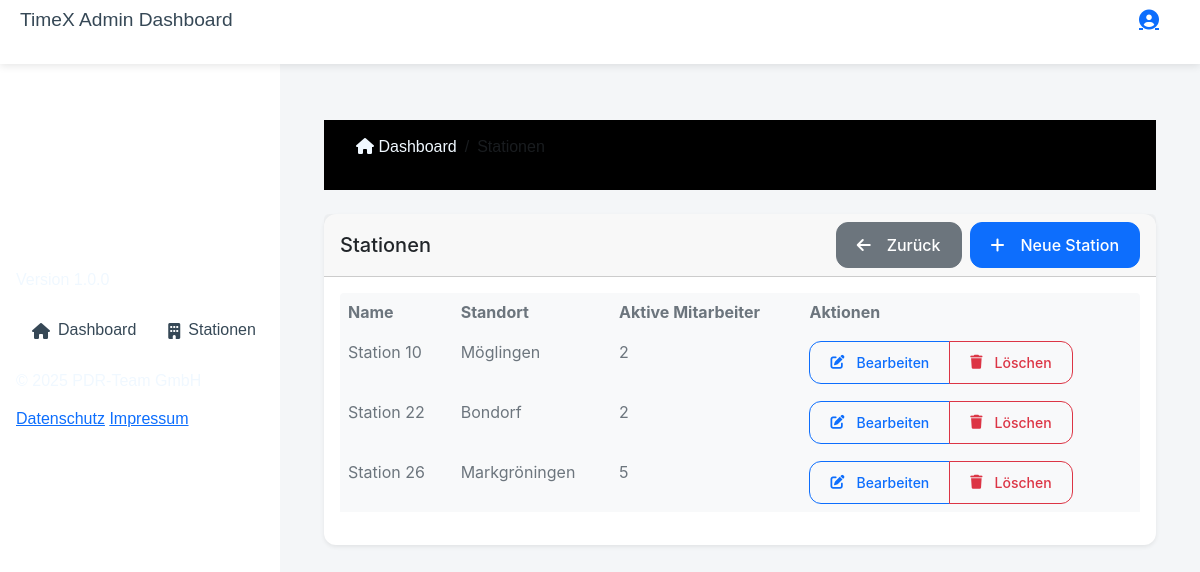
Page /dashboard/admin/stations/ (signed in) on the earlier database version.
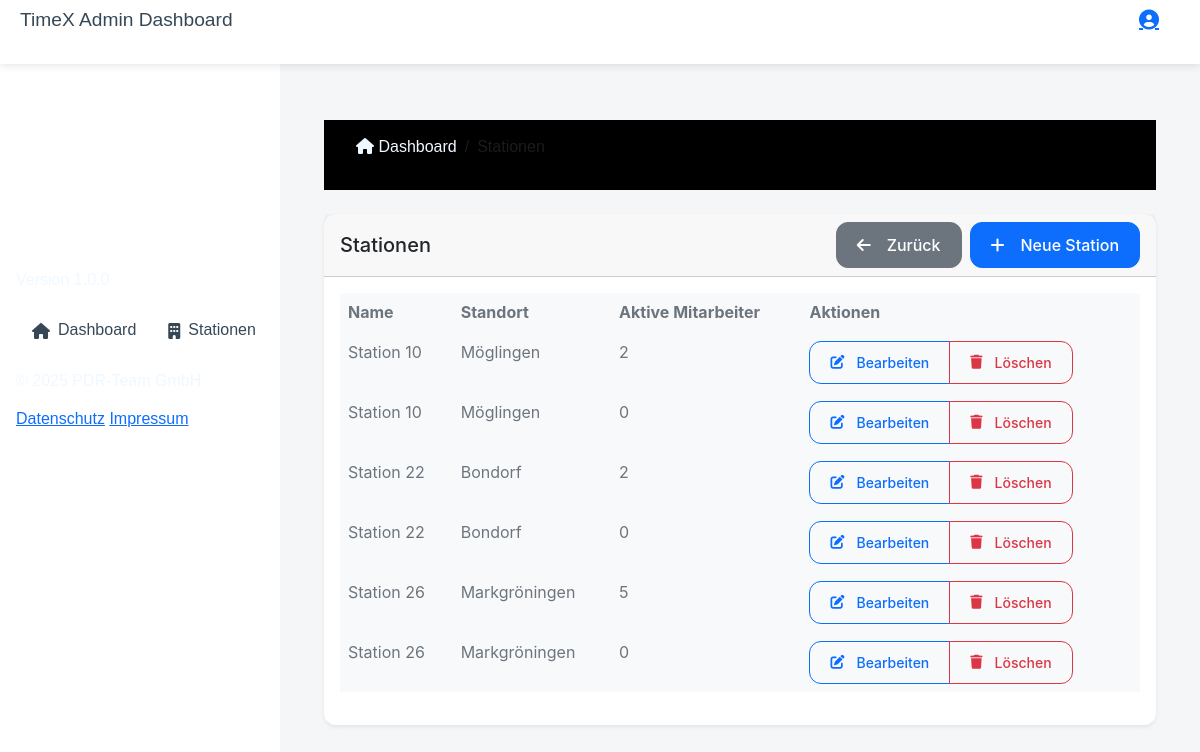
Same page on the later database version.
### time_tracking/models.py (models this page shows, shortened)
class Station(models.Model):
    name = models.CharField(max_length=255)
    location = models.CharField(max_length=255)

### time_tracking/views.py (the view)
# urls.py: path('dashboard/admin/stations/', views.stations_overview, name='stations-overview'),
@user_passes_test(lambda u: u.user_type == 'ADMIN')
def stations_overview(request):
    stations = Station.objects.all().order_by('name')
    return render(request, 'time_tracking/admin/station/stations_overview.html', {
        'stations': stations
    })

### time_tracking/templates/time_tracking/admin/station/stations_overview.html (shortened to what this page needs)
{% extends "time_tracking/base/admin_base.html" %}
{% load static %}
{% block content %}
<div class="container-fluid mt-4">
    <nav aria-label="breadcrumb" class="mb-4">
        <ol class="breadcrumb">
            <li class="breadcrumb-item">
                <a href="{% url 'admin-dashboard' %}" class="text-decoration-none">
                    <i class="fas fa-home"></i> Dashboard
                </a>
            </li>
            <li class="breadcrumb-item active">Stationen</li>
        </ol>
    </nav>
    <div class="row">
        <div class="col-12">
            <div class="card">
                <div class="card-header d-flex flex-column flex-md-row justify-content-between align-items-md-center gap-2">
                    <h5 class="card-title mb-0">Stationen</h5>
                    <div class="d-flex gap-2">
                        <a href="{% url 'admin-dashboard' %}" class="btn btn-secondary">
                            <i class="fas fa-arrow-left me-2"></i>Zurück
                        </a>
                        <a href="{% url 'create-station' %}" class="btn btn-primary">
                            <i class="fas fa-plus me-2"></i>Neue Station
                        </a>
                    </div>
                </div>
                <div class="card-body">
                    <div class="table-responsive">
                        <table class="table table-hover">
                            <thead>
                                <tr>
                                    <th>Name</th>
                                    <th>Standort</th>
                                    <th class="d-none d-md-table-cell">Aktive Mitarbeiter</th>
                                    <th>Aktionen</th>
                                </tr>
                            </thead>
                            <tbody>
                                {% for station in stations %}
                                <tr>
                                    <td>{{ station.name }}</td>
                                    <td>{{ station.location }}</td>
                                    <td class="d-none d-md-table-cell">{{ station.customuser_set.count }}</td>
                                    <td>
                                        <div class="btn-group">
                                            <button type="button"
                                                    class="btn btn-sm btn-outline-primary edit-station"
                                                    data-station-id="{{ station.id }}"
                                                    data-station-name="{{ station.name }}"
                                                    data-station-location="{{ station.location }}"
                                                    title="Bearbeiten">
                                                <i class="fas fa-edit"></i>
                                                <span class="d-none d-md-inline ms-1">Bearbeiten</span>
                                            </button>
                                            <button type="button"
                                                    class="btn btn-sm btn-outline-danger delete-station"
                                                    data-station-id="{{ station.id }}"
                                                    title="Löschen">
                                                <i class="fas fa-trash"></i>
                                                <span class="d-none d-md-inline ms-1">Löschen</span>
                                            </button>
                                        </div>
                                    </td>
                                </tr>
                                {% endfor %}
                            </tbody>
                        </table>
                    </div>
                </div>
            </div>
        </div>
    </div>
</div>
{% endblock %}

### time_tracking/templates/time_tracking/base/admin_base.html (shortened to what this page needs)
{% load static %}
<!DOCTYPE html>
<html lang="de">
<head>
    <link href="https://cdn.jsdelivr.net/npm/bootstrap@5.3.0/dist/css/bootstrap.min.css" rel="stylesheet">
    <link href="https://cdnjs.cloudflare.com/ajax/libs/font-awesome/6.0.0/css/all.min.css" rel="stylesheet">
    <link href="{% static 'time_tracking/css/styles.css' %}" rel="stylesheet">
    <link href="{% static 'time_tracking/css/admin.css' %}" rel="stylesheet">
</head>
<body class="admin-body">
    <header class="admin-header">
        <div class="container-fluid">
            <div class="d-flex align-items-center justify-content-between">
                <h1 class="header-title">TimeX Admin Dashboard</h1>
                <div class="dropdown">
                    <button class="btn btn-link" type="button" data-bs-toggle="dropdown" aria-expanded="false">
                        <i class="fas fa-user-circle fa-lg"></i>
                    </button>
                </div>
            </div>
        </div>
    </header>
    <div class="wrapper">
        <nav id="sidebar" class="sidebar">
            <div class="sidebar-header">
                <img src="{% static 'time_tracking/images/timex-logo-transparent.png' %}" alt="TimeX Logo" class="sidebar-logo">
                <p class="version-text">Version 1.0.0</p>
            </div>
            <ul class="sidebar-nav">
                <li class="nav-item">
                    <a href="{% url 'admin-dashboard' %}" class="nav-link">
                        <i class="fas fa-home me-2"></i>Dashboard
                    </a>
                </li>
                <li class="nav-item">
                    <a href="{% url 'stations-overview' %}" class="nav-link">
                        <i class="fas fa-building me-2"></i>Stationen
                    </a>
                </li>
            </ul>
            <div class="sidebar-footer">
                <p class="copyright">&copy; 2025 PDR-Team GmbH</p>
                <div class="footer-links">
                    <a href="datenschutz.html">Datenschutz</a>
                    <a href="impressum.html">Impressum</a>
                </div>
            </div>
        </nav>
        <main class="content">
            {% block content %}{% endblock %}
        </main>
    </div>
</body>
</html>

### time_tracking/static/time_tracking/css/styles.css (style rules this page uses)
body { --bs-body-font-family: var(--bs-font-monospace); --bs-body-line-height: 1.4; --bs-body-bg: var(--bs-white-100); background-color: #ECECEC; color: #fff; }
.table { --bs-table-color: var(--bs-gray-600); --bs-table-bg: var(--bs-gray-100); --bs-table-border-color: transparent; }
nav { font-family: Arial, Helvetica, sans-serif; display: block; padding: 0.5rem 1rem; unicode-bidi: isolate; --bs-navbar-bg: var(--bs-gray-100); --bs-navbar-link-hover-color: var(--bs-gray-900); --bs-navbar-link-hover-bg: var(--bs-gray-200); background-color: black; color:aliceblue; }
nav ul { display: flex; list-style: none; padding-left: 0; vertical-align: middle; --bs-navbar-link-color: var(--bs-gray-800); --bs-navbar-link-hover-color: var(--bs-gray-900); --bs-navbar-link-hover-bg: var(--bs-gray-200); }
nav li { display: inline-block; vertical-align: middle; color:aliceblue; }
nav li a { text-decoration: none; color:aliceblue; }
nav ul { list-style: none; padding-left: 0; vertical-align: middle; --bs-navbar-link-color: var(--bs-gray-800); --bs-navbar-link-hover-color: var(--bs-gray-900); --bs-navbar-link-hover-bg: var(--bs-gray-200); }
.admin-body { background-color: aliceblue; margin: 0; padding: 0; min-height: 100vh; }
@media (min-width: 768px) { header { font-family: Arial, Helvetica, sans-serif; padding-top: 1.5rem; padding-bottom: 1.5rem;; unicode-bidi: isolate; --bs-navbar-bg: var(--bs-gray-100); --bs-navbar-link-hover-color: var(--bs-gray-900); --bs-navbar-link-hover-bg: var(--bs-gray-200); background-color: black; color:aliceblue; } }

### time_tracking/static/time_tracking/css/admin.css (style rules this page uses)
:root { --header-height: 64px; --sidebar-width: 280px; --primary-color: #364856; --secondary-color: #76767A; --background-color: #f4f6f8; --border-radius: 12px; --box-shadow: 0 2px 8px rgba(0,0,0,0.1); --transition: all 0.3s ease; }
.admin-body { background-color: var(--background-color); min-height: 100vh; font-family: -apple-system, BlinkMacSystemFont, "Segoe UI", Roboto, sans-serif; padding-top: var(--header-height); }
.admin-header { height: var(--header-height); background-color: white; box-shadow: var(--box-shadow); position: fixed; top: 0; left: 0; right: 0; z-index: 1030; padding: 0.5rem; }
.header-title { color: var(--primary-color); font-size: 1.2rem; font-weight: 500; margin: 0; }
.sidebar { background: white; position: fixed; top: var(--header-height); bottom: 0; left: -100%; width: 100%; z-index: 1020; overflow-y: auto; transition: var(--transition); padding: 1rem; }
.content { padding: 1rem; transition: var(--transition); }
@media (min-width: 1025px) { .sidebar { width: var(--sidebar-width); left: 0; } }
@media (min-width: 1025px) { .content { margin-left: var(--sidebar-width); padding: 2rem; } }
.btn { border-radius: var(--border-radius); padding: 0.625rem 1.25rem; font-weight: 500; display: inline-flex; align-items: center; gap: 0.5rem; transition: var(--transition); }
.card { border: none; border-radius: var(--border-radius); box-shadow: var(--box-shadow); background: white; margin-bottom: 1.5rem; }
.nav-link { display: flex; align-items: center; padding: 0.75rem 1rem; color: var(--primary-color); text-decoration: none; transition: var(--transition); border-radius: var(--border-radius); }

### time_tracking/templates/time_tracking/admin/station/stations_overview.html (style rules this page uses)
@media (min-width: 1025px) { .container-fluid { max-width: 1400px; margin: 0 auto; } }
.breadcrumb { background-color: transparent; padding: 0.5rem 1rem; margin-bottom: 1rem; border-radius: 0.25rem; }
.card { box-shadow: 0 0.125rem 0.25rem rgba(0, 0, 0, 0.075); }
.btn-group { border-radius: 0.25rem; }
.table-responsive { border-radius: 0.25rem; }
.btn { display: inline-flex; align-items: center; justify-content: center; gap: 0.5rem; transition: all 0.2s ease-in-out; }

Differences in the rows shown:
added Station: name "Station 10", location "Möglingen", customuser_set.count "0"
added Station: name "Station 22", location "Bondorf", customuser_set.count "0"
added Station: name "Station 26", location "Markgröningen", customuser_set.count "0"
